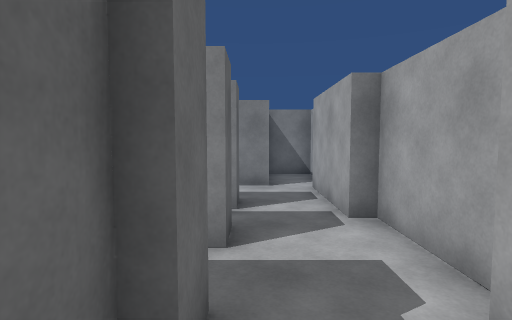
View 1 (above)

19 first-person views from a walk through a 3-D level made in the Unity game engine. The camera is 1.5 m above the floor, tilts 4° down and sees 80° across. The floor is counted in squares, 1 m on a side. Each view is taken from the middle of a square. On the plan, view 1 faces up. The plan holds only what a view shows up to about 15 squares ahead; the rest is blank. The player character is not drawn.

View 2
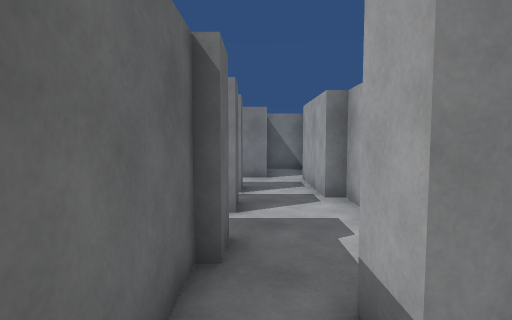

View 3
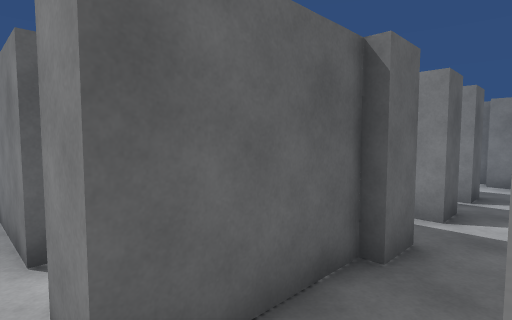

View 4
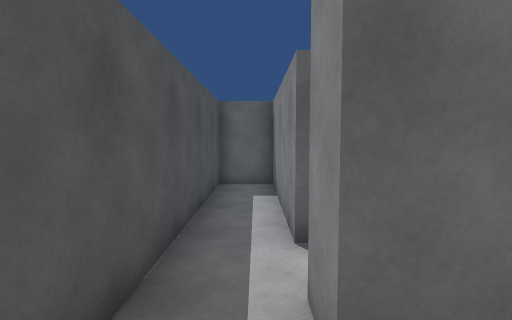

View 5
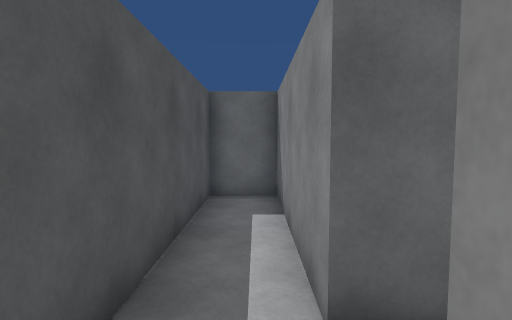

View 6
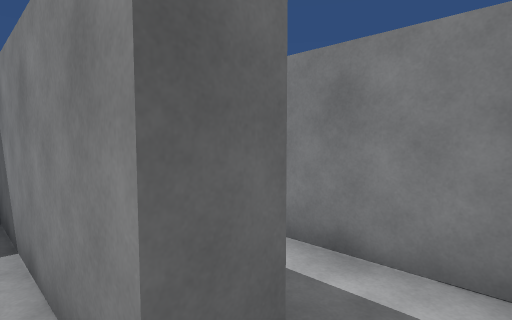

View 7
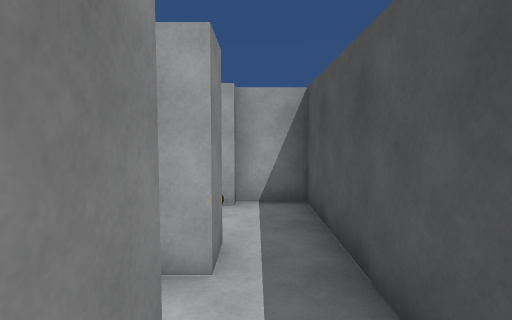

View 8
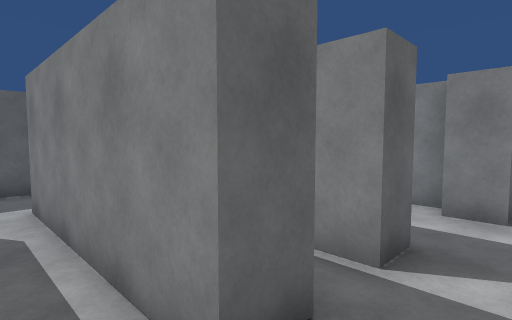

View 9
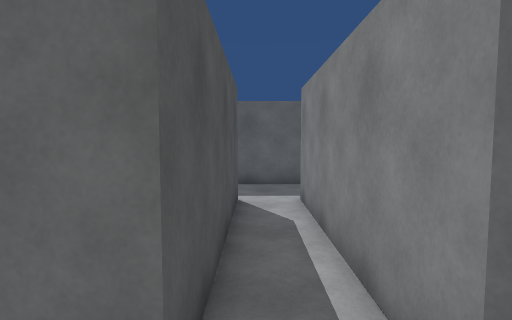

View 10
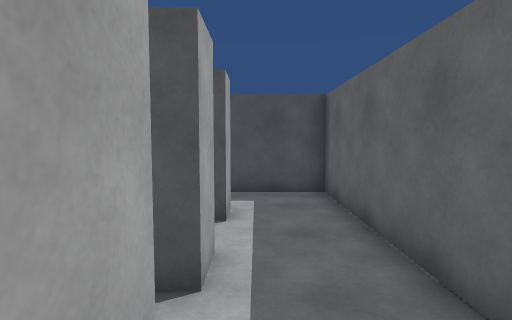

View 11
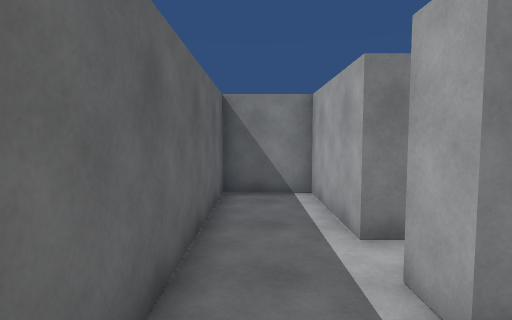

View 12
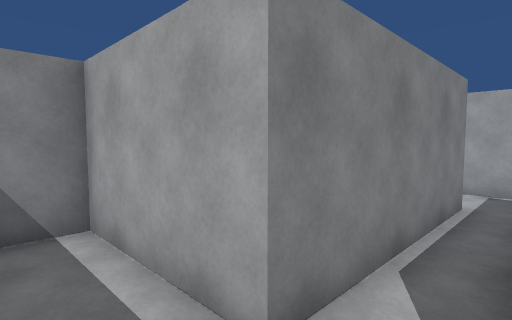

View 13
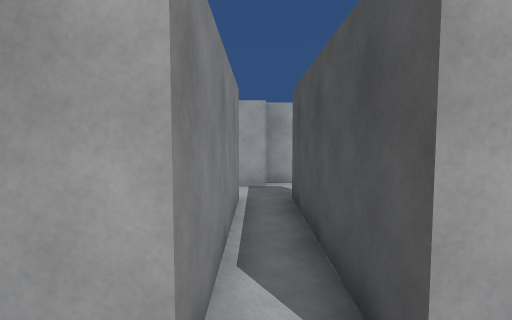

View 14
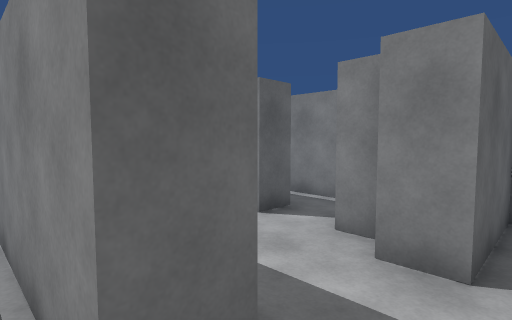

View 15
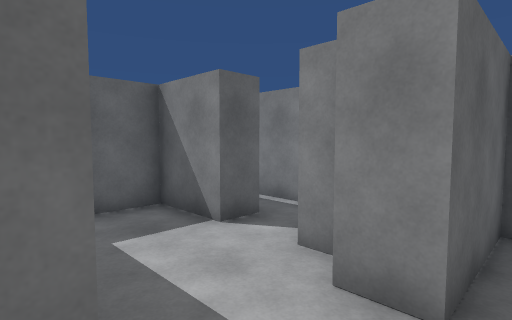

View 16
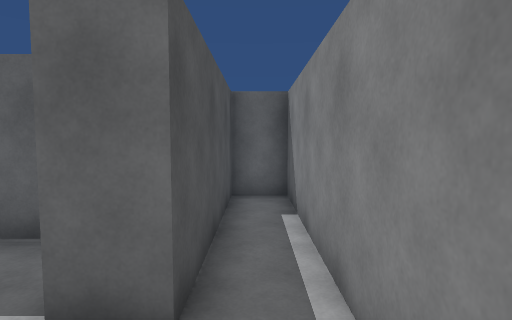

View 17
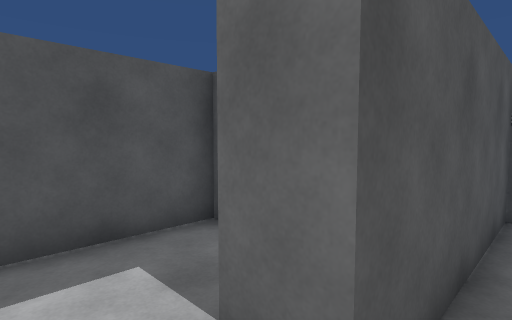

View 18
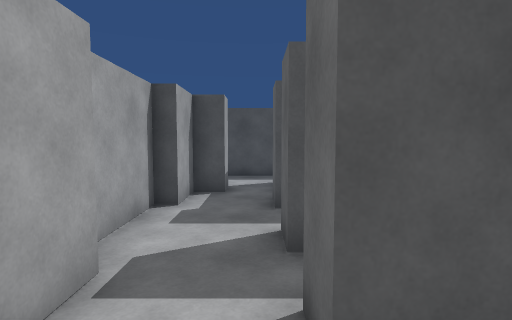

View 19
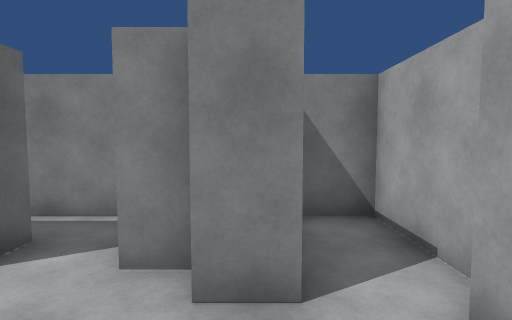

### Floor plan
Ten units are one square. View 1 is at (0, 0); x grows to the right and y downward. Boxes are objects, and circles mark ways between rooms. Rooms are numbered by the first view taken in them; rooms with no view inside come last. Other rooms are left out.
<svg viewBox="-94 -133 122 170">
<path fill="none" stroke="#000" d="M-7 -16 -7 4M-4 -51 -4 -41 -65 -41 -65 -51M-65 -15 -65 -26 -4 -26 -4 -15M9 5 9 -5 18 -5 18 -22M23 -22 23 -57M-89 -55 -89 -16M-33 14 -89 14 -89 32 23 32 23 15M-7 4 -7 14 -17 14M14 5 9 5M-65 -51 -4 -51M-4 -64 -65 -64 -65 -104 -89 -104 -89 -55M-6 -104 -16 -104M-19 -128 -89 -128 -89 -114 -33 -114 -33 -104 -55 -104 -55 -74 -4 -74 -4 -64M23 -101 23 -128 4 -128 4 -97 -6 -97M18 -57 18 -95M-89 -16 -89 4 -62 4M-22 -16 -50 -16"/>
<circle cx="0" cy="0" r="3" fill="#2a7"/>
<circle cx="-75" cy="-45" r="3" fill="#2a7"/>
<circle cx="5" cy="-45" r="3" fill="#2a7"/>
<circle cx="-75" cy="-20" r="3" fill="#2a7"/>
<circle cx="-30" cy="10" r="3" fill="#2a7"/>
<circle cx="5" cy="-70" r="3" fill="#2a7"/>
<text x="-30" y="-30">1</text>
<text x="-30" y="20">2</text>
<text x="-50" y="-60">3</text>
<text x="-20" y="-100">4</text>
<text x="-60" y="-10">5</text>
</svg>
Room 1 opens to room 2. Room 1 opens to room 3. Room 1 opens to room 5. Room 2 opens to room 5. Room 3 opens to room 4.

Where each view was taken, in squares from view 1:
view 1: 0 up, 0 right, facing up
view 2: 2 down, 0 right, facing up
view 3: 2 down, 1 right, facing up-left
view 4: 2 down, 1 right, facing left
view 5: 2 down, 1 left, facing left
view 6: 2 down, 2 left, facing up-left
view 7: 2 down, 5 left, facing right
view 8: 3 up, 1 right, facing up-left
view 9: 3 up, 1 right, facing left
view 10: 8 up, 7 left, facing down
view 11: 2 up, 8 left, facing up
view 12: 5 up, 8 left, facing up-right
view 13: 6 up, 8 left, facing right
view 14: 6 up, 1 right, facing up-left
view 15: 7 up, 1 right, facing up-left
view 16: 12 up, 1 left, facing left
view 17: 12 up, 2 left, facing down-left
view 18: 9 up, 0 right, facing down
view 19: 7 up, 0 right, facing up
